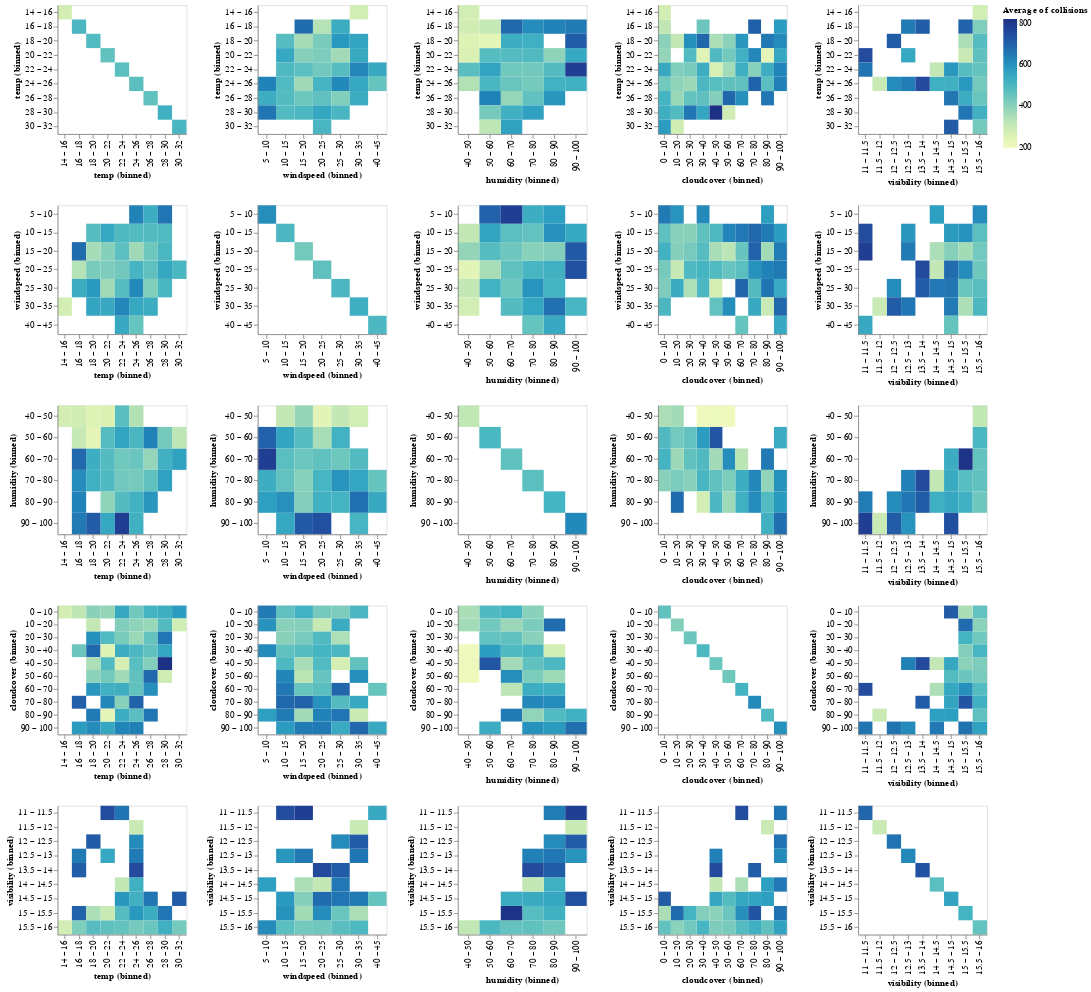

The notebook cell saved with this chart:
### Markdown cell above
Were we may see som correlation with low visibility and high number of collisions, however, sine there are very few examples of low visibility compared to the ones with high visibility, we cannot conclude anything.

So, our we will try to approach the problem in a different type of visualization. We will use a small multiples of heatmaps to see if there is any correlation between two of the weather variables and the number of accidents.

### Code cell
alt.Chart(coll_weather).mark_rect().encode(
    alt.X(alt.repeat("column"), type='ordinal', bin=True),
    alt.Y(alt.repeat("row"), type='ordinal', bin=True),
    color='average(collisions):Q'
).properties(
    width=150,
    height=150
).repeat(
    row=['temp', 'windspeed', 'humidity', 'cloudcover', 'visibility'],
    column=['temp', 'windspeed', 'humidity', 'cloudcover', 'visibility']
).interactive()

### Figure 1 — Vega-Lite specification as saved in the notebook (floating-point values rounded to 4 significant figures; data arrays with more than 128 entries replaced by an {"elided": "..."} marker saying what was removed)
{"config": {"view": {"continuousWidth": 300, "continuousHeight": 300}}, "repeat": {"column": ["temp", "windspeed", "humidity", "cloudcover", "visibility"], "row": ["temp", "windspeed", "humidity", "cloudcover", "visibility"]}, "spec": {"data": {"name": "data-8b5876078716f2ebae27c2129db55dbc"}, "mark": {"type": "rect"}, "encoding": {"color": {"aggregate": "average", "field": "collisions", "type": "quantitative"}, "x": {"bin": true, "field": {"repeat": "column"}, "type": "ordinal"}, "y": {"bin": true, "field": {"repeat": "row"}, "type": "ordinal"}}, "height": 150, "name": "view_2", "width": 150}, "params": [{"name": "param_2", "select": {"type": "interval", "encodings": ["x", "y"]}, "bind": "scales", "views": ["view_2_child__row_tempcolumn_temp", "view_2_child__row_tempcolumn_windspeed", "view_2_child__row_tempcolumn_humidity", "view_2_child__row_tempcolumn_cloudcover", "view_2_child__row_tempcolumn_visibility", "view_2_child__row_windspeedcolumn_temp", "view_2_child__row_windspeedcolumn_windspeed", "view_2_child__row_windspeedcolumn_humidity", "view_2_child__row_windspeedcolumn_cloudcover", "view_2_child__row_windspeedcolumn_visibility", "view_2_child__row_humiditycolumn_temp", "view_2_child__row_humiditycolumn_windspeed", "view_2_child__row_humiditycolumn_humidity", "view_2_child__row_humiditycolumn_cloudcover", "view_2_child__row_humiditycolumn_visibility", "view_2_child__row_cloudcovercolumn_temp", "view_2_child__row_cloudcovercolumn_windspeed", "view_2_child__row_cloudcovercolumn_humidity", "view_2_child__row_cloudcovercolumn_cloudcover", "view_2_child__row_cloudcovercolumn_visibility", "view_2_child__row_visibilitycolumn_temp", "view_2_child__row_visibilitycolumn_windspeed", "view_2_child__row_visibilitycolumn_humidity", "view_2_child__row_visibilitycolumn_cloudcover", "view_2_child__row_visibilitycolumn_visibility"]}], "$schema": "https://vega.github.io/schema/vega-lite/v5.8.0.json", "datasets": {"data-8b5876078716f2ebae27c2129db55dbc": {"elided": "244 records"}}}
